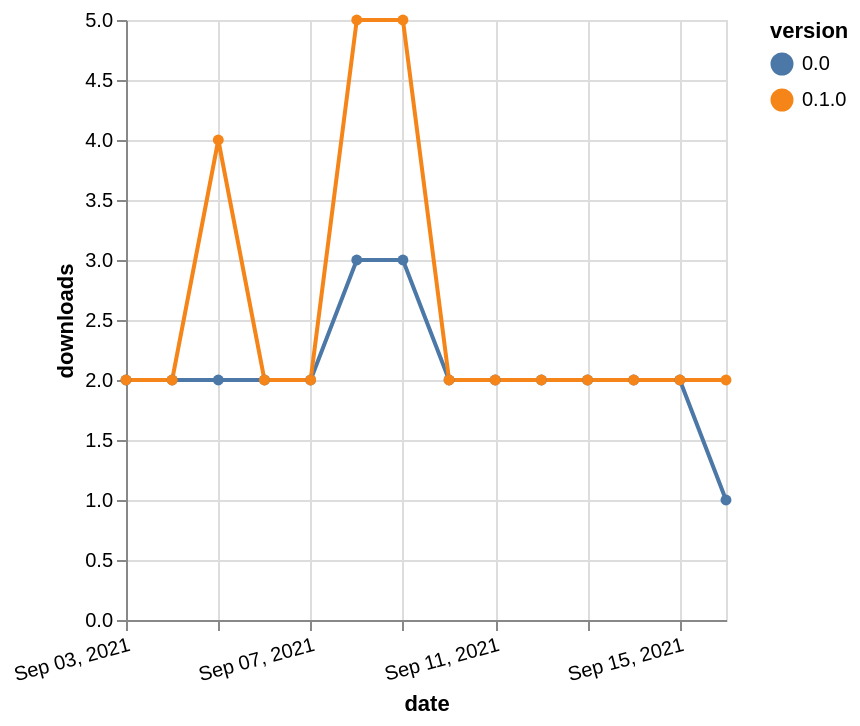

Write the Vega-Lite specification saved for this chart.
### Vega-Lite specification from a JSON file in a GitHub repository (floating-point values rounded to 4 significant figures)
{"$schema": "https://vega.github.io/schema/vega-lite/v5.json", "description": "A simple bar chart with embedded data.", "data": {"values": [{"date": "2021-09-03", "total": 2333, "delta": 2, "version": "0.0"}, {"date": "2021-09-04", "total": 2335, "delta": 2, "version": "0.0"}, {"date": "2021-09-05", "total": 2337, "delta": 2, "version": "0.0"}, {"date": "2021-09-06", "total": 2339, "delta": 2, "version": "0.0"}, {"date": "2021-09-07", "total": 2341, "delta": 2, "version": "0.0"}, {"date": "2021-09-08", "total": 2344, "delta": 3, "version": "0.0"}, {"date": "2021-09-09", "total": 2347, "delta": 3, "version": "0.0"}, {"date": "2021-09-10", "total": 2349, "delta": 2, "version": "0.0"}, {"date": "2021-09-11", "total": 2351, "delta": 2, "version": "0.0"}, {"date": "2021-09-12", "total": 2353, "delta": 2, "version": "0.0"}, {"date": "2021-09-13", "total": 2355, "delta": 2, "version": "0.0"}, {"date": "2021-09-14", "total": 2357, "delta": 2, "version": "0.0"}, {"date": "2021-09-15", "total": 2359, "delta": 2, "version": "0.0"}, {"date": "2021-09-16", "total": 2360, "delta": 1, "version": "0.0"}, {"date": "2021-09-03", "total": 2471, "delta": 2, "version": "0.1.0"}, {"date": "2021-09-04", "total": 2473, "delta": 2, "version": "0.1.0"}, {"date": "2021-09-05", "total": 2477, "delta": 4, "version": "0.1.0"}, {"date": "2021-09-06", "total": 2479, "delta": 2, "version": "0.1.0"}, {"date": "2021-09-07", "total": 2481, "delta": 2, "version": "0.1.0"}, {"date": "2021-09-08", "total": 2486, "delta": 5, "version": "0.1.0"}, {"date": "2021-09-09", "total": 2491, "delta": 5, "version": "0.1.0"}, {"date": "2021-09-10", "total": 2493, "delta": 2, "version": "0.1.0"}, {"date": "2021-09-11", "total": 2495, "delta": 2, "version": "0.1.0"}, {"date": "2021-09-12", "total": 2497, "delta": 2, "version": "0.1.0"}, {"date": "2021-09-13", "total": 2499, "delta": 2, "version": "0.1.0"}, {"date": "2021-09-14", "total": 2501, "delta": 2, "version": "0.1.0"}, {"date": "2021-09-15", "total": 2503, "delta": 2, "version": "0.1.0"}, {"date": "2021-09-16", "total": 2505, "delta": 2, "version": "0.1.0"}]}, "width": "container", "mark": {"type": "line", "point": {"filled": true}}, "encoding": {"x": {"field": "date", "type": "temporal", "timeUnit": "yearmonthdate", "title": "date", "axis": {"labelAngle": -15}}, "y": {"field": "delta", "type": "quantitative", "title": "downloads"}, "color": {"field": "version", "type": "nominal"}, "tooltip": {"field": "delta"}}}
